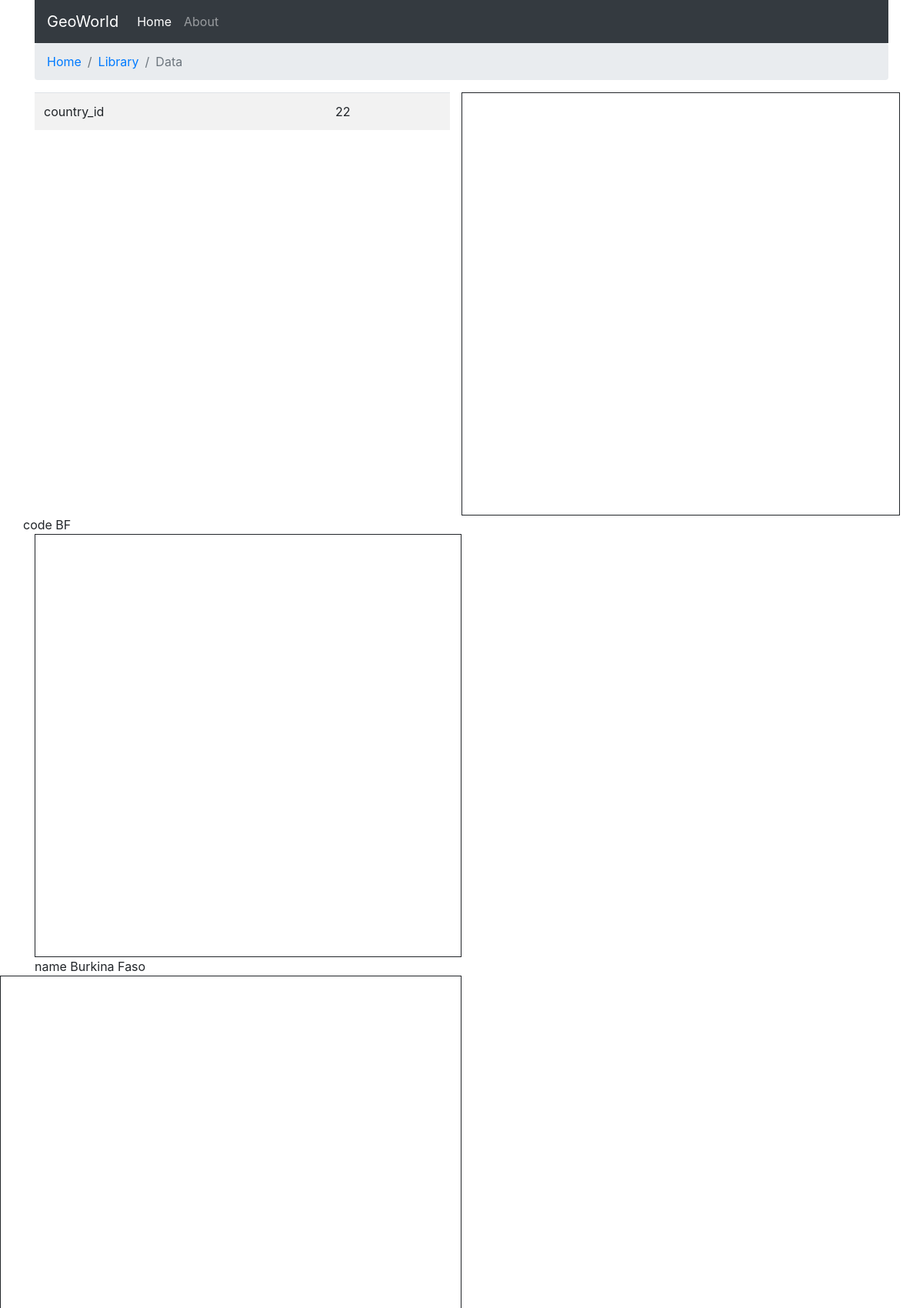
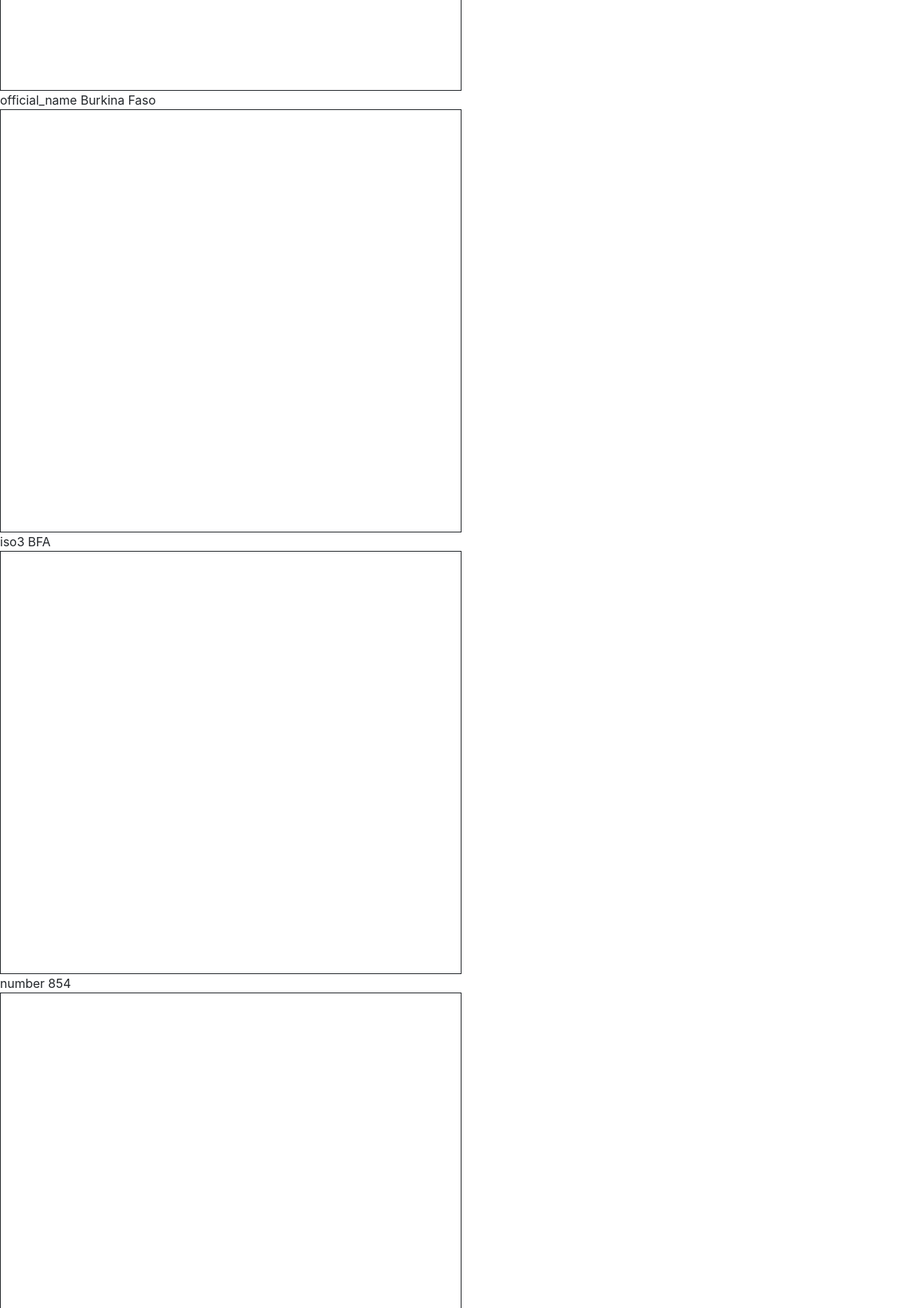
/country.php?code=BF (upper part), run on the app's committed database (2 pictures, top to bottom).
### tables this page shows
CREATE TABLE `countries` (
  `country_id` int(11) NOT NULL,
  `code` char(2) NOT NULL COMMENT 'Two-letter country code (ISO 3166-1 alpha-2)',
  `name` varchar(64) NOT NULL COMMENT 'English country name',
  `official_name` varchar(128) NOT NULL COMMENT 'Official English country name',
  `iso3` char(3) NOT NULL COMMENT 'Three-letter country code (ISO 3166-1 alpha-3)',
  `number` smallint(3) UNSIGNED ZEROFILL NOT NULL COMMENT 'Three-digit country number (ISO 3166-1 numeric)',
  `currency` varchar(128) NOT NULL,
  `capital` varchar(128) NOT NULL,
  `area` int(11) NOT NULL,
  `continent_code` char(2) NOT NULL,
  `coords` varchar(255) NOT NULL,
  `display_order` int(3) NOT NULL DEFAULT '900'
);

### functions.php (called while the page is built, shortened)
<?php
function getCountry (PDO $connection, $code) {
    $sql = "SELECT * FROM countries " . "WHERE code=?";
    $stmt = $connection->prepare($sql);
    $stmt->execute([$code]);
    $country = $stmt->fetch();
    return $country;
}

### country.php (the view, shortened to what this page needs)
<?php
include("functions.php");
$connection = connect();
$code = $_GET['code'];
$country = getCountry($connection, $code);
?>
<?php include("header.php"); ?>
<main>
    <div class="container">
        <div class="row">
            <div class="col-6">
                <table class="table table-striped">
                    <?php foreach($country as $countryItem => $description ) : ?>
                        <tr>
                            <td><?= $countryItem ?></td>
                            <td><?= $description ?></td>
                        </tr>
                </table>
            </div>
            <div id="map" class="col-6" style="height: 550px; border: 1px solid;">
            </div>
            <?php endforeach; ?>
</main>
<?php include("footer.php"); ?>

### data on the page
countries: country_id "22", code "BF", name "Burkina Faso", official_name "Burkina Faso", iso3 "BFA", number "854"

### other printed values
$countryItem "country_id"
$countryItem "code"
$countryItem "name"
$countryItem "official_name"
$countryItem "iso3"
$countryItem "number"
